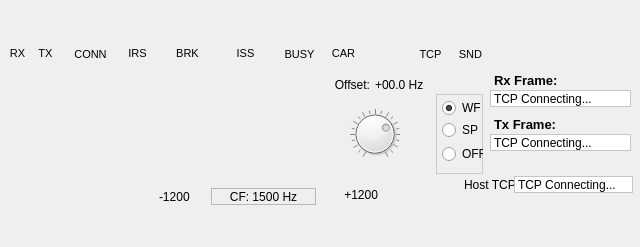
<?xml version="1.0" encoding="UTF-8"?>
<ui version="4.0">
 <class>TNCPanel</class>
 <widget class="QDialog" name="TNCPanel">
  <property name="geometry">
   <rect>
    <x>0</x>
    <y>0</y>
    <width>640</width>
    <height>247</height>
   </rect>
  </property>
  <property name="windowTitle">
   <string>Dialog</string>
  </property>
  <widget class="QFrame" name="fraLed">
   <property name="geometry">
    <rect>
     <x>5</x>
     <y>30</y>
     <width>580</width>
     <height>37</height>
    </rect>
   </property>
   <property name="sizePolicy">
    <sizepolicy hsizetype="MinimumExpanding" vsizetype="Fixed">
     <horstretch>0</horstretch>
     <verstretch>0</verstretch>
    </sizepolicy>
   </property>
   <property name="minimumSize">
    <size>
     <width>580</width>
     <height>37</height>
    </size>
   </property>
   <property name="maximumSize">
    <size>
     <width>1610</width>
     <height>20</height>
    </size>
   </property>
   <property name="font">
    <font>
     <family>Liberation Sans</family>
     <pointsize>8</pointsize>
    </font>
   </property>
   <property name="frameShape">
    <enum>QFrame::NoFrame</enum>
   </property>
   <property name="frameShadow">
    <enum>QFrame::Plain</enum>
   </property>
   <widget class="QLabel" name="lblRX">
    <property name="geometry">
     <rect>
      <x>0</x>
      <y>16</y>
      <width>25</width>
      <height>15</height>
     </rect>
    </property>
    <property name="text">
     <string>RX</string>
    </property>
    <property name="alignment">
     <set>Qt::AlignCenter</set>
    </property>
   </widget>
   <widget class="QLabel" name="ledRx">
    <property name="geometry">
     <rect>
      <x>2</x>
      <y>2</y>
      <width>22</width>
      <height>12</height>
     </rect>
    </property>
    <property name="font">
     <font>
      <family>Liberation Sans</family>
      <pointsize>8</pointsize>
     </font>
    </property>
    <property name="text">
     <string/>
    </property>
    <property name="pixmap">
     <pixmap resource="../images/ardopres.qrc">:/image/greenled.png</pixmap>
    </property>
    <property name="scaledContents">
     <bool>true</bool>
    </property>
   </widget>
   <widget class="QLabel" name="ledTx">
    <property name="geometry">
     <rect>
      <x>30</x>
      <y>2</y>
      <width>22</width>
      <height>12</height>
     </rect>
    </property>
    <property name="font">
     <font>
      <family>Liberation Sans</family>
      <pointsize>8</pointsize>
     </font>
    </property>
    <property name="text">
     <string/>
    </property>
    <property name="pixmap">
     <pixmap resource="../images/ardopres.qrc">:/image/redled.png</pixmap>
    </property>
    <property name="scaledContents">
     <bool>true</bool>
    </property>
   </widget>
   <widget class="QLabel" name="lblTX">
    <property name="geometry">
     <rect>
      <x>28</x>
      <y>16</y>
      <width>25</width>
      <height>15</height>
     </rect>
    </property>
    <property name="text">
     <string>TX</string>
    </property>
    <property name="alignment">
     <set>Qt::AlignCenter</set>
    </property>
   </widget>
   <widget class="QLabel" name="ledConn">
    <property name="geometry">
     <rect>
      <x>74</x>
      <y>2</y>
      <width>22</width>
      <height>12</height>
     </rect>
    </property>
    <property name="font">
     <font>
      <family>Liberation Sans</family>
      <pointsize>8</pointsize>
     </font>
    </property>
    <property name="text">
     <string/>
    </property>
    <property name="pixmap">
     <pixmap resource="../images/ardopres.qrc">:/image/greenled.png</pixmap>
    </property>
    <property name="scaledContents">
     <bool>true</bool>
    </property>
   </widget>
   <widget class="QLabel" name="lblCon">
    <property name="geometry">
     <rect>
      <x>68</x>
      <y>16</y>
      <width>35</width>
      <height>16</height>
     </rect>
    </property>
    <property name="text">
     <string>CONN</string>
    </property>
    <property name="alignment">
     <set>Qt::AlignCenter</set>
    </property>
   </widget>
   <widget class="QLabel" name="ledTCP">
    <property name="geometry">
     <rect>
      <x>414</x>
      <y>2</y>
      <width>22</width>
      <height>12</height>
     </rect>
    </property>
    <property name="font">
     <font>
      <family>Liberation Sans</family>
      <pointsize>8</pointsize>
     </font>
    </property>
    <property name="text">
     <string/>
    </property>
    <property name="pixmap">
     <pixmap resource="../images/ardopres.qrc">:/image/greenled.png</pixmap>
    </property>
    <property name="scaledContents">
     <bool>true</bool>
    </property>
   </widget>
   <widget class="QLabel" name="lblLEDTCP">
    <property name="geometry">
     <rect>
      <x>408</x>
      <y>16</y>
      <width>35</width>
      <height>16</height>
     </rect>
    </property>
    <property name="text">
     <string>TCP</string>
    </property>
    <property name="alignment">
     <set>Qt::AlignCenter</set>
    </property>
   </widget>
   <widget class="QLabel" name="ledIRS">
    <property name="geometry">
     <rect>
      <x>122</x>
      <y>2</y>
      <width>22</width>
      <height>12</height>
     </rect>
    </property>
    <property name="font">
     <font>
      <family>Liberation Sans</family>
      <pointsize>8</pointsize>
     </font>
    </property>
    <property name="text">
     <string/>
    </property>
    <property name="pixmap">
     <pixmap resource="../images/ardopres.qrc">:/image/greenled.png</pixmap>
    </property>
    <property name="scaledContents">
     <bool>true</bool>
    </property>
   </widget>
   <widget class="QLabel" name="ledISS">
    <property name="geometry">
     <rect>
      <x>230</x>
      <y>2</y>
      <width>22</width>
      <height>12</height>
     </rect>
    </property>
    <property name="font">
     <font>
      <family>Liberation Sans</family>
      <pointsize>8</pointsize>
     </font>
    </property>
    <property name="text">
     <string/>
    </property>
    <property name="pixmap">
     <pixmap resource="../images/ardopres.qrc">:/image/blueled.png</pixmap>
    </property>
    <property name="scaledContents">
     <bool>true</bool>
    </property>
   </widget>
   <widget class="QLabel" name="ledChg">
    <property name="geometry">
     <rect>
      <x>172</x>
      <y>2</y>
      <width>22</width>
      <height>12</height>
     </rect>
    </property>
    <property name="font">
     <font>
      <family>Liberation Sans</family>
      <pointsize>8</pointsize>
     </font>
    </property>
    <property name="text">
     <string/>
    </property>
    <property name="pixmap">
     <pixmap resource="../images/ardopres.qrc">:/image/yelled.png</pixmap>
    </property>
    <property name="scaledContents">
     <bool>true</bool>
    </property>
   </widget>
   <widget class="QLabel" name="lblIRS">
    <property name="geometry">
     <rect>
      <x>120</x>
      <y>16</y>
      <width>25</width>
      <height>15</height>
     </rect>
    </property>
    <property name="text">
     <string>IRS</string>
    </property>
    <property name="alignment">
     <set>Qt::AlignCenter</set>
    </property>
   </widget>
   <widget class="QLabel" name="lblCHG">
    <property name="geometry">
     <rect>
      <x>170</x>
      <y>16</y>
      <width>25</width>
      <height>15</height>
     </rect>
    </property>
    <property name="text">
     <string>BRK</string>
    </property>
    <property name="alignment">
     <set>Qt::AlignCenter</set>
    </property>
   </widget>
   <widget class="QLabel" name="lblISS">
    <property name="geometry">
     <rect>
      <x>228</x>
      <y>16</y>
      <width>25</width>
      <height>15</height>
     </rect>
    </property>
    <property name="text">
     <string>ISS</string>
    </property>
    <property name="alignment">
     <set>Qt::AlignCenter</set>
    </property>
   </widget>
   <widget class="QLabel" name="ledCAR">
    <property name="geometry">
     <rect>
      <x>326</x>
      <y>2</y>
      <width>22</width>
      <height>12</height>
     </rect>
    </property>
    <property name="font">
     <font>
      <family>Liberation Sans</family>
      <pointsize>8</pointsize>
     </font>
    </property>
    <property name="toolTip">
     <string>Leader Carrier Detected</string>
    </property>
    <property name="text">
     <string/>
    </property>
    <property name="pixmap">
     <pixmap resource="../images/ardopres.qrc">:/image/blueled.png</pixmap>
    </property>
    <property name="scaledContents">
     <bool>true</bool>
    </property>
   </widget>
   <widget class="QLabel" name="lblCAR">
    <property name="geometry">
     <rect>
      <x>326</x>
      <y>16</y>
      <width>25</width>
      <height>15</height>
     </rect>
    </property>
    <property name="text">
     <string>CAR</string>
    </property>
    <property name="alignment">
     <set>Qt::AlignCenter</set>
    </property>
   </widget>
   <widget class="QLabel" name="ledBZY">
    <property name="geometry">
     <rect>
      <x>284</x>
      <y>2</y>
      <width>22</width>
      <height>12</height>
     </rect>
    </property>
    <property name="font">
     <font>
      <family>Liberation Sans</family>
      <pointsize>8</pointsize>
     </font>
    </property>
    <property name="toolTip">
     <string>Leader Carrier Detected</string>
    </property>
    <property name="frameShape">
     <enum>QFrame::NoFrame</enum>
    </property>
    <property name="text">
     <string/>
    </property>
    <property name="pixmap">
     <pixmap resource="../images/ardopres.qrc">:/image/blueled.png</pixmap>
    </property>
    <property name="scaledContents">
     <bool>true</bool>
    </property>
   </widget>
   <widget class="QLabel" name="lblBZY">
    <property name="geometry">
     <rect>
      <x>278</x>
      <y>16</y>
      <width>33</width>
      <height>16</height>
     </rect>
    </property>
    <property name="font">
     <font>
      <pointsize>8</pointsize>
     </font>
    </property>
    <property name="text">
     <string>BUSY</string>
    </property>
    <property name="alignment">
     <set>Qt::AlignCenter</set>
    </property>
   </widget>
   <widget class="QLabel" name="ledSND">
    <property name="geometry">
     <rect>
      <x>456</x>
      <y>2</y>
      <width>22</width>
      <height>12</height>
     </rect>
    </property>
    <property name="font">
     <font>
      <family>Liberation Sans</family>
      <pointsize>8</pointsize>
     </font>
    </property>
    <property name="text">
     <string/>
    </property>
    <property name="pixmap">
     <pixmap resource="../images/ardopres.qrc">:/image/greenled.png</pixmap>
    </property>
    <property name="scaledContents">
     <bool>true</bool>
    </property>
   </widget>
   <widget class="QLabel" name="lblLEDSND">
    <property name="geometry">
     <rect>
      <x>448</x>
      <y>16</y>
      <width>35</width>
      <height>16</height>
     </rect>
    </property>
    <property name="text">
     <string>SND</string>
    </property>
    <property name="alignment">
     <set>Qt::AlignCenter</set>
    </property>
   </widget>
  </widget>
  <widget class="QLabel" name="lblRxFrame">
   <property name="geometry">
    <rect>
     <x>494</x>
     <y>72</y>
     <width>67</width>
     <height>17</height>
    </rect>
   </property>
   <property name="font">
    <font>
     <pointsize>10</pointsize>
     <weight>75</weight>
     <bold>true</bold>
    </font>
   </property>
   <property name="text">
    <string>Rx Frame:</string>
   </property>
  </widget>
  <widget class="QLabel" name="lblOffset">
   <property name="geometry">
    <rect>
     <x>327</x>
     <y>76</y>
     <width>43</width>
     <height>17</height>
    </rect>
   </property>
   <property name="text">
    <string>Offset:</string>
   </property>
   <property name="alignment">
    <set>Qt::AlignRight|Qt::AlignTrailing|Qt::AlignVCenter</set>
   </property>
  </widget>
  <widget class="QLabel" name="lblLatency">
   <property name="geometry">
    <rect>
     <x>490</x>
     <y>154</y>
     <width>87</width>
     <height>16</height>
    </rect>
   </property>
   <property name="text">
    <string/>
   </property>
  </widget>
  <widget class="QWidget" name="qConst" native="true">
   <property name="geometry">
    <rect>
     <x>5</x>
     <y>72</y>
     <width>139</width>
     <height>127</height>
    </rect>
   </property>
  </widget>
  <widget class="QLabel" name="lblTxFrameTxt">
   <property name="geometry">
    <rect>
     <x>490</x>
     <y>134</y>
     <width>141</width>
     <height>17</height>
    </rect>
   </property>
   <property name="styleSheet">
    <string notr="true">background-color:white;</string>
   </property>
   <property name="frameShape">
    <enum>QFrame::StyledPanel</enum>
   </property>
   <property name="frameShadow">
    <enum>QFrame::Sunken</enum>
   </property>
   <property name="lineWidth">
    <number>3</number>
   </property>
   <property name="midLineWidth">
    <number>2</number>
   </property>
   <property name="text">
    <string>TCP Connecting...</string>
   </property>
  </widget>
  <widget class="QLabel" name="lblHost">
   <property name="geometry">
    <rect>
     <x>464</x>
     <y>176</y>
     <width>59</width>
     <height>17</height>
    </rect>
   </property>
   <property name="text">
    <string>Host TCP:</string>
   </property>
  </widget>
  <widget class="QGroupBox" name="grpDisp">
   <property name="geometry">
    <rect>
     <x>436</x>
     <y>94</y>
     <width>47</width>
     <height>80</height>
    </rect>
   </property>
   <property name="styleSheet">
    <string notr="true">border: 1px solid #ccc;</string>
   </property>
   <property name="title">
    <string/>
   </property>
   <widget class="QRadioButton" name="optWF">
    <property name="geometry">
     <rect>
      <x>6</x>
      <y>4</y>
      <width>49</width>
      <height>20</height>
     </rect>
    </property>
    <property name="styleSheet">
     <string notr="true">border: none;</string>
    </property>
    <property name="text">
     <string>WF</string>
    </property>
    <property name="checked">
     <bool>true</bool>
    </property>
   </widget>
   <widget class="QRadioButton" name="optSP">
    <property name="geometry">
     <rect>
      <x>6</x>
      <y>26</y>
      <width>41</width>
      <height>20</height>
     </rect>
    </property>
    <property name="styleSheet">
     <string notr="true">border: none;</string>
    </property>
    <property name="text">
     <string>SP</string>
    </property>
   </widget>
   <widget class="QRadioButton" name="optOFF">
    <property name="geometry">
     <rect>
      <x>6</x>
      <y>50</y>
      <width>49</width>
      <height>20</height>
     </rect>
    </property>
    <property name="styleSheet">
     <string notr="true">border: none;</string>
    </property>
    <property name="text">
     <string>OFF</string>
    </property>
   </widget>
  </widget>
  <widget class="QLabel" name="lblTxBlk">
   <property name="geometry">
    <rect>
     <x>494</x>
     <y>116</y>
     <width>67</width>
     <height>17</height>
    </rect>
   </property>
   <property name="font">
    <font>
     <pointsize>10</pointsize>
     <weight>75</weight>
     <bold>true</bold>
    </font>
   </property>
   <property name="text">
    <string>Tx Frame:</string>
   </property>
  </widget>
  <widget class="QLabel" name="txtOffset">
   <property name="geometry">
    <rect>
     <x>375</x>
     <y>76</y>
     <width>59</width>
     <height>17</height>
    </rect>
   </property>
   <property name="text">
    <string>+00.0 Hz</string>
   </property>
  </widget>
  <widget class="QLabel" name="txtCentFreq">
   <property name="geometry">
    <rect>
     <x>211</x>
     <y>188</y>
     <width>105</width>
     <height>17</height>
    </rect>
   </property>
   <property name="frameShape">
    <enum>QFrame::StyledPanel</enum>
   </property>
   <property name="frameShadow">
    <enum>QFrame::Sunken</enum>
   </property>
   <property name="lineWidth">
    <number>3</number>
   </property>
   <property name="midLineWidth">
    <number>2</number>
   </property>
   <property name="text">
    <string>CF: 1500 Hz</string>
   </property>
   <property name="alignment">
    <set>Qt::AlignCenter</set>
   </property>
  </widget>
  <widget class="QLabel" name="lblPlus">
   <property name="geometry">
    <rect>
     <x>333</x>
     <y>186</y>
     <width>45</width>
     <height>17</height>
    </rect>
   </property>
   <property name="text">
    <string>+1200</string>
   </property>
   <property name="alignment">
    <set>Qt::AlignRight|Qt::AlignTrailing|Qt::AlignVCenter</set>
   </property>
  </widget>
  <widget class="QLabel" name="lblRxFrameTxt">
   <property name="geometry">
    <rect>
     <x>490</x>
     <y>90</y>
     <width>141</width>
     <height>17</height>
    </rect>
   </property>
   <property name="styleSheet">
    <string notr="true">background-color:white;</string>
   </property>
   <property name="frameShape">
    <enum>QFrame::StyledPanel</enum>
   </property>
   <property name="frameShadow">
    <enum>QFrame::Sunken</enum>
   </property>
   <property name="lineWidth">
    <number>3</number>
   </property>
   <property name="midLineWidth">
    <number>2</number>
   </property>
   <property name="text">
    <string>TCP Connecting...</string>
   </property>
  </widget>
  <widget class="QLabel" name="lblTCP">
   <property name="geometry">
    <rect>
     <x>514</x>
     <y>176</y>
     <width>119</width>
     <height>17</height>
    </rect>
   </property>
   <property name="styleSheet">
    <string notr="true">background-color:white;</string>
   </property>
   <property name="frameShape">
    <enum>QFrame::StyledPanel</enum>
   </property>
   <property name="frameShadow">
    <enum>QFrame::Sunken</enum>
   </property>
   <property name="lineWidth">
    <number>3</number>
   </property>
   <property name="midLineWidth">
    <number>2</number>
   </property>
   <property name="text">
    <string>TCP Connecting...</string>
   </property>
  </widget>
  <widget class="QLabel" name="lblMinus">
   <property name="geometry">
    <rect>
     <x>159</x>
     <y>188</y>
     <width>45</width>
     <height>17</height>
    </rect>
   </property>
   <property name="text">
    <string>-1200</string>
   </property>
  </widget>
  <widget class="QWidget" name="menuwidget" native="true">
   <property name="geometry">
    <rect>
     <x>2</x>
     <y>0</y>
     <width>635</width>
     <height>19</height>
    </rect>
   </property>
  </widget>
  <widget class="VUMeterWidget" name="vumeter" native="true">
   <property name="geometry">
    <rect>
     <x>148</x>
     <y>78</y>
     <width>175</width>
     <height>16</height>
    </rect>
   </property>
   <property name="font">
    <font>
     <family>Liberation Sans</family>
    </font>
   </property>
  </widget>
  <widget class="QDial" name="ctrlVol">
   <property name="geometry">
    <rect>
     <x>350</x>
     <y>102</y>
     <width>50</width>
     <height>64</height>
    </rect>
   </property>
   <property name="maximum">
    <number>100</number>
   </property>
   <property name="value">
    <number>70</number>
   </property>
   <property name="notchTarget">
    <double>5.000000000000000</double>
   </property>
   <property name="notchesVisible">
    <bool>true</bool>
   </property>
  </widget>
 </widget>
 <customwidgets>
  <customwidget>
   <class>VUMeterWidget</class>
   <extends>QWidget</extends>
   <header>vumeterwidget.hpp</header>
   <container>1</container>
  </customwidget>
 </customwidgets>
 <resources>
  <include location="../images/ardopres.qrc"/>
 </resources>
 <connections/>
</ui>
